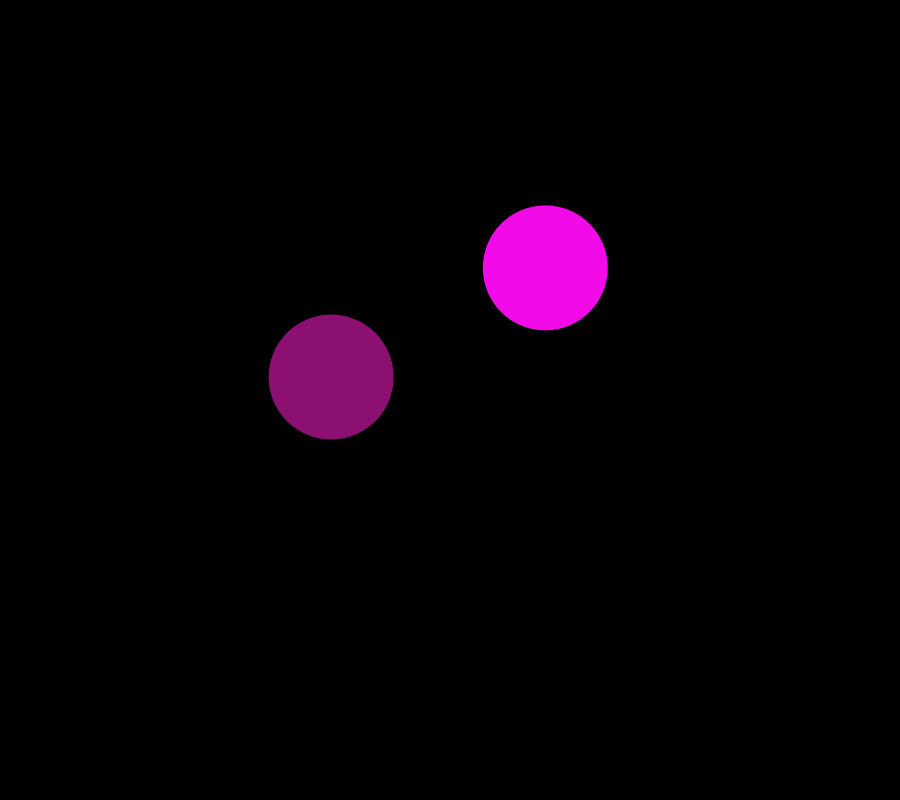
Frame 1 (no input)
Frame 60 (the mouse pressed at the canvas centre just before this capture): identical to frame 1, image omitted
Frame 120 (the mouse held since frame 60 and released just before this capture): identical to frame 1, image omitted

The Processing sketch that drew this single still picture (run headless with seeded random() and noise(); from frame 60 on, the mouse is pressed at the canvas centre):

// Processing sketch: BouncyBallOOP
// ── BouncyBallOOP.pde
Ball b;                //declare a new ball called b
Ball c;                //declare a new ball called c
void setup() {
  size(900, 800);
  b = new Ball(); //initialize b as a new object of the Ball class
  c = new Ball();
}

void draw() {
  background(0);
  b.display();         //call b's display() method
  c.display();         //call c's display() method
}
// ── Ball.pde
class Ball {
 //declaring all information (fields) contained within the Ball class
  PVector loc, vel;
  int diam;
  color c;

//this is a constructor. you can have more than one constructor for a given class
  Ball() {
    diam = 125;
    loc = new PVector(random(diam, width-diam), random(diam, height-diam));
    c = color(random(255), random(50), random(100, 255));
  }

//after declaring fields and setting up constructors, you can define your methods
  void display() {
    fill(c);
    noStroke();
    ellipse(loc.x, loc.y, diam, diam);
  }
}
